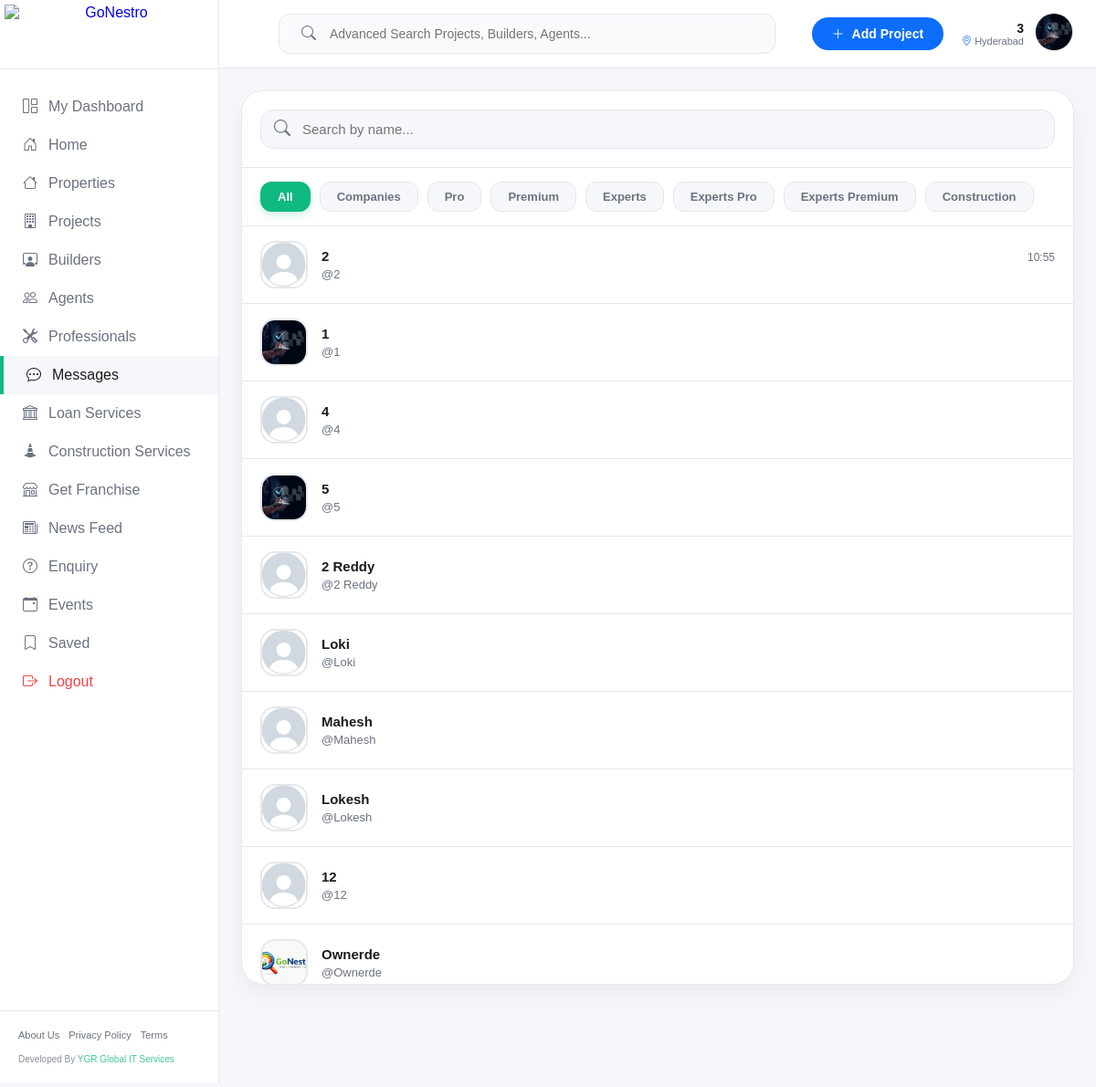
Page /users/ (signed in) on the committed database.
### prop/models.py (models this page shows, shortened)
class User(AbstractUser):
    is_google_user = models.BooleanField(default=False)
    username = models.CharField(max_length=150, unique=True)
    phone = models.CharField(max_length=15, unique=True, null=True, blank=True)
    email = models.EmailField(unique=True)
    category = models.CharField(max_length=100, null=True, blank=True)
    marketer_category = models.CharField(max_length=100, null=True, blank=True)
    company_category = models.CharField(max_length=100, null=True, blank=True)
    area_serves = models.CharField(max_length=255, null=True, blank=True)
    whatsapp_number = models.CharField(max_length=15, null=True, blank=True)
    role = models.CharField(max_length=20, choices=Role.choices, default=Role.PROFESSIONAL)
    plan_type = models.CharField(max_length=30, choices=PlanType.choices, null=True, blank=True)
    description = models.TextField(null=True, blank=True)
    location = models.CharField(max_length=255, null=True, blank=True)
    radius = models.IntegerField(default=5 )
    experience = models.IntegerField(null=True, blank=True)
    deals = models.CharField(max_length=255, null=True, blank=True)
    selected_duration = models.IntegerField(default=1)
    contact_number = models.CharField(max_length=15, null=True, blank=True)
    user_referral_code = models.CharField(max_length=50, null=True, blank=True, unique=True)
    referred_by_code = models.CharField(max_length=50, null=True, blank=True)
    profile_image_path = models.ImageField(upload_to='profile_images/', default='images/Default_profile_picture.jpeg', null=True, blank=True)
    company_logo_path = models.ImageField(upload_to='company_logos/', null=True, blank=True)
    company_wallpaper_path = models.ImageField(upload_to='company_wallpapers/', null=True, blank=True)
    company_name = models.CharField(max_length=255, null=True, blank=True)
    address = models.CharField(max_length=255, null=True, blank=True)
    logo_url = models.CharField(max_length=255, null=True, blank=True)
    click = models.BigIntegerField(default=0)
    leads = models.BigIntegerField(default=0)
    total_projects = models.IntegerField(null=True, blank=True)
    ongoing_projects = models.IntegerField(null=True, blank=True)
    completed_projects = models.IntegerField(null=True, blank=True)
    created_at = models.DateTimeField(default=timezone.now)
    updated_at = models.DateTimeField(auto_now=True)
    company_subscription_start_date = models.DateField(null=True, blank=True)
    company_subscription_end_date = models.DateField(null=True, blank=True)
    marketer_subscription_start_date = models.DateField(null=True, blank=True)
    marketer_subscription_end_date = models.DateField(null=True, blank=True)
    professionals_subscription_start_date = models.DateField(null=True, blank=True)
    professionals_subscription_end_date = models.DateField(null=True, blank=True)
    company_subscription_type = models.CharField(max_length=50, choices=CompanySubscriptionType.choices, null=True, blank=True)
    marketing_subscription_type = models.CharField(max_length=50, choices=MarketingSubscriptionType.choices, null=True, blank=True)
    professionals_subscription_type = models.CharField(max_length=50, choices=MarketingSubscriptionType.choices, null=True, blank=True)
    owner_subscription_start_date = models.DateField(null=True, blank=True)
    owner_subscription_end_date = models.DateField(null=True, blank=True)
    is_online = models.BooleanField(default=False)
    last_seen = models.DateTimeField(null=True, blank=True)
    objects = UserManager()
    def save(self, *args, **kwargs):
        is_new = self.pk is None
        super().save(*args, **kwargs)
        if is_new and not self.user_referral_code:
            self.user_referral_code = self._generate_referral_code()
            User.objects.filter(pk=self.pk).update(user_referral_code=self.user_referral_code)

### prop/views.py (the view)
# urls.py: path("users/", views.all_users_to_chat, name="all_users_to_chat"),
@login_required
def all_users_to_chat(request):
    users_sorted = get_chat_users_data(request.user)
    return render(request, "chat/all_chat_users.html", {
        "users_sorted": users_sorted
    })

### templates/chat/all_chat_users.html (shortened to what this page needs)
{% load static %}
<!DOCTYPE html>
<html lang="en">
<head>
<link rel="stylesheet" href="https://cdn.jsdelivr.net/npm/bootstrap-icons@1.11.1/font/bootstrap-icons.css">
</head>
<body>
{% include 'NavBar.html' %}
<div class="page-wrapper">
  <div class="chat-container">
    <div class="chat-search">
      <input type="text" id="userSearch" placeholder="Search by name...">
    </div>
    <div class="filter-scroll">
      <button class="filter-chip active" data-plan="all">All</button>
      <button class="filter-chip" data-plan="COMPANY_NORMAL">Companies</button>
      <button class="filter-chip" data-plan="COMPANY_PRO">Pro</button>
      <button class="filter-chip" data-plan="COMPANY_PREMIUM">Premium</button>
      <button class="filter-chip" data-plan="MARKETER_EXPORT">Experts</button>
      <button class="filter-chip" data-plan="MARKETER_EXPORT_PRO">Experts Pro</button>
      <button class="filter-chip" data-plan="MARKETER_EXPORT_PREMIUM">Experts Premium</button>
      <button class="filter-chip" data-plan="PROFESSIONAL_SINGLE">Construction</button>
    </div>
    <ul class="chat-list">
      {% for item in users_sorted %}
      {% with user=item.user %}
      <li class="chat-item" data-plan="{{ item.plan_type }}">
        <a href="{% url 'prop:start_chat_with_user' user.id %}" class="profile-link">
          <img src="{{ user.profile_image_path.url|default:'/static/images/default-avatar.png' }}" class="avatar"
               onerror="this.src='/static/images/default-avatar.png'">
          <div class="chat-info">
            <div class="chat-header">
              <span class="chat-name">{{ user.username }}</span>
              {% if item.last_message_time %}
                <span class="chat-time">{{ item.last_message_time|date:"H:i" }}</span>
              {% endif %}
            </div>
            <div class="chat-meta">
              {% if item.unread_count > 0 %}
                <span class="unread-badge">{{ item.unread_count }} New</span>
              {% else %}
                <span>@{{ user.username|lower }}</span>
              {% endif %}
            </div>
          </div>
        </a>
      </li>
      {% endwith %}
      {% endfor %}
    </ul>
  </div>
</div>

### templates/NavBar.html (shortened to what this page needs)
{% load static %}
<link rel="stylesheet" href="https://cdn.jsdelivr.net/npm/bootstrap-icons@1.11.1/font/bootstrap-icons.css">
<link rel="stylesheet" href="{% static 'css/navbar.css' %}" />
<link rel="stylesheet" href="{% static 'css/premium.css' %}" />
<aside class="gn-aside navbar-sidebar" id="sidebar" style="display: flex; flex-direction: column;">
  <div class="gn-brand">
    <a href="{% url 'prop:home' %}" class="logo-link">
      <img src="{% static 'images/logo12.jpeg' %}" alt="GoNestro" class="sidebar-logo">
    </a>
  </div>
  <ul class="gn-nav-list" style="list-style: none; padding: 20px 0; overflow-y: auto; flex: 1;">
    <li class="gn-nav-item"><a href="{% url 'prop:profile' %}" class="gn-nav-link"
        style="display: flex; align-items: center; gap: 12px; padding: 12px 25px; text-decoration: none;"><i
          class="bi bi-grid-1x2"></i> My Dashboard</a></li>
    <li class="gn-nav-item"><a href="{% url 'prop:home' %}" class="gn-nav-link"
        style="display: flex; align-items: center; gap: 12px; padding: 12px 25px; text-decoration: none;"><i
          class="bi bi-house-door"></i> Home</a></li>
    <li class="gn-nav-item"><a href="/properties/All/" class="gn-nav-link"
        style="display: flex; align-items: center; gap: 12px; padding: 12px 25px; text-decoration: none;"><i
          class="bi bi-house"></i> Properties</a></li>
    <li class="gn-nav-item"><a href="{% url 'prop:all_projects' %}" class="gn-nav-link"
        style="display: flex; align-items: center; gap: 12px; padding: 12px 25px; text-decoration: none;"><i
          class="bi bi-building"></i> Projects</a></li>
    <li class="gn-nav-item"><a href="{% url 'prop:all_users' %}?category=company_premium" class="gn-nav-link"
        style="display: flex; align-items: center; gap: 12px; padding: 12px 25px; text-decoration: none;"><i
          class="bi bi-person-workspace"></i> Builders</a></li>
    <li class="gn-nav-item"><a href="{% url 'prop:all_users' %}?category=marketer_premium" class="gn-nav-link"
        style="display: flex; align-items: center; gap: 12px; padding: 12px 25px; text-decoration: none;"><i
          class="bi bi-people"></i> Agents</a></li>
    <li class="gn-nav-item"><a href="{% url 'prop:all_users' %}?category=professional" class="gn-nav-link"
        style="display: flex; align-items: center; gap: 12px; padding: 12px 25px; text-decoration: none;"><i
          class="bi bi-tools"></i> Professionals</a></li>
    <li class="gn-nav-item"><a href="{% url 'prop:all_users_to_chat' %}" class="gn-nav-link"
        style="display: flex; align-items: center; gap: 12px; padding: 12px 25px; text-decoration: none;"><i
          class="bi bi-chat-dots"></i> Messages</a></li>
    <li class="gn-nav-item"><a href="{% url 'prop:loan_form' %}" class="gn-nav-link"
        style="display: flex; align-items: center; gap: 12px; padding: 12px 25px; text-decoration: none;"><i
          class="bi bi-bank"></i> Loan services</a></li>
    <li class="gn-nav-item"><a href="{% url 'prop:contact_form'  %}" class="gn-nav-link"
        style="display: flex; align-items: center; gap: 12px; padding: 12px 25px; text-decoration: none;"><i
          class="bi bi-cone-striped"></i> Construction services</a></li>
    <li class="gn-nav-item"><a href="{% url 'prop:franchise' %}" class="gn-nav-link"
        style="display: flex; align-items: center; gap: 12px; padding: 12px 25px; text-decoration: none;"><i
          class="bi bi-shop"></i> Get Franchise</a></li>
    <li class="gn-nav-item"><a href="{% url 'prop:feed_list' %}" class="gn-nav-link"
        style="display: flex; align-items: center; gap: 12px; padding: 12px 25px; text-decoration: none;"><i
          class="bi bi-newspaper"></i> News Feed</a></li>
    <li class="gn-nav-item"><a href="{% url 'prop:require' %}" class="gn-nav-link"
        style="display: flex; align-items: center; gap: 12px; padding: 12px 25px; text-decoration: none;"><i
          class="bi bi-question-circle"></i> Enquiry</a></li>
    <li class="gn-nav-item"><a href="#" class="gn-nav-link"
        style="display: flex; align-items: center; gap: 12px; padding: 12px 25px; text-decoration: none;"><i
          class="bi bi-calendar-event"></i> Events</a></li>
    <li class="gn-nav-item"><a href="{% url 'prop:saved_properties' %}" class="gn-nav-link"
        style="display: flex; align-items: center; gap: 12px; padding: 12px 25px; text-decoration: none;"><i
          class="bi bi-bookmark"></i> Saved</a></li>
    {% if user.is_authenticated %}
    <li class="gn-nav-item">
      <a href="javascript:void(0)" onclick="openLogoutModal()" class="gn-nav-link"
        style="display: flex; align-items: center; gap: 12px; padding: 12px 25px; text-decoration: none; color: #ef4444;">
        <i class="bi bi-box-arrow-right"></i> Logout
      </a>
    </li>
    {% endif %}
  </ul>
  <div class="gn-aside-footer">
    <div class="gn-footer-links">
      <a href="{% url 'prop:about' %}">About Us</a>
      <a href="{% url 'prop:privacy_policy' %}">Privacy Policy</a>
      <a href="{% url 'prop:terms' %}">Terms</a>
    </div>
    <div class="gn-dev-credit">
      Developed by <a href="http://ygrgobalitservices.com/" target="_blank">YGR Global IT Services</a>
    </div>
  </div>
</aside>
<header class="gn-top-header navbar-header">
  <div class="gn-top-search" style="flex: 1; max-width: 600px; margin: 0 40px; cursor: pointer;" onclick="openSearch()">
    <div class="gn-search-box" style="padding: 12px 24px; display: flex; align-items: center; width: 100%; background: #f8fafc; border-radius: 12px; border: 1px solid var(--nav-border); transition: all 0.3s;">
      <i class="bi bi-search" style="color: var(--nav-text-secondary); font-size: 16px;"></i>
      <input type="text" placeholder="Advanced Search Projects, Builders, Agents..." class="gn-search-field" readonly
        style="border:none; outline:none; background:transparent; padding-left:15px; width: 100%; font-size: 14px; color: var(--nav-text-primary); pointer-events: none;">
    </div>
  </div>
  <div class="gn-top-right" style="display: flex; align-items: center; gap: 20px;">
    {% if user.is_authenticated and user.role != "PROFESSIONAL" and user.role != "COMPANY" and user.role != "FRANCHISE" and user.role != "REGISTER" %}
    <a href="{% url 'prop:add_property' %}" style="text-decoration:none;" class="d-none d-md-block">
      <button class="gn-post-btn" style="background: #0d6efd; color: white; border: none; padding: 10px 22px; border-radius: 25px; font-weight: 700; font-size: 14px; display: flex; align-items: center; gap: 8px; transition: 0.3s;">
        <i class="bi bi-plus-lg"></i> Post property
      </button>
    </a>
    {% elif user.is_authenticated and user.role == "COMPANY" %}
    <a href="{% url 'prop:add_project' %}" style="text-decoration:none;" class="d-none d-md-block">
      <button class="gn-post-btn" style="background: #0d6efd; color: white; border: none; padding: 10px 22px; border-radius: 25px; font-weight: 700; font-size: 14px; display: flex; align-items: center; gap: 8px; transition: 0.3s;">
        <i class="bi bi-plus-lg"></i> Add Project
      </button>
    </a>
    {% endif %}
    <div class="gn-user-profile" style="display: flex; align-items: center; gap: 12px; cursor: pointer;" onclick="window.location.href='{% url 'prop:profile' %}'">
      <div class="gn-user-meta d-none d-lg-block" style="text-align: right;">
        <div class="name" style="font-weight: 700; font-size: 14px; color: var(--nav-text-primary);">
          {% if user.is_authenticated %}{{ user.company_name|default:user.username|truncatechars:20 }}{% else %}Welcome Guest{% endif %}
        </div>
        <div class="location" style="font-size: 11px; color: var(--nav-text-secondary);">
          <i class="bi bi-geo-alt" style="color: #0d6efd;"></i>
          {% if user.is_authenticated %}{{ user.location|default:"Hyderabad" }}{% else %}Location{% endif %}
        </div>
      </div>
      <div class="avatar-wrapper">
        {% if user.is_authenticated %}
          {% if user.role == "COMPANY" and user.company_logo_path %}
            <img src="{{ user.company_logo_path.url }}" alt="Logo" style="width:42px; height:42px; border-radius:50%; object-fit:cover; border: 1px solid var(--nav-border);" onerror="this.src='{% static 'images/default-avatar.png' %}'">
          {% elif user.profile_image_path %}
            <img src="{{ user.profile_image_path.url }}" alt="Profile" style="width:42px; height:42px; border-radius:50%; object-fit:cover; border: 1px solid var(--nav-border);" onerror="this.src='{% static 'images/default-avatar.png' %}'">
          {% else %}
            <img src="{% static 'images/default-avatar.png' %}" alt="Profile" style="width:42px; height:42px; border-radius:50%; object-fit:cover; border: 1px solid var(--nav-border);">
          {% endif %}
        {% else %}
          <img src="{% static 'images/default-avatar.png' %}" alt="Profile" style="width:42px; height:42px; border-radius:50%; object-fit:cover; border: 1px solid var(--nav-border);">
        {% endif %}
      </div>
    </div>
  </div>
</header>
<div class="main-content-wrapper" style="margin-left: 240px; width: calc(100% - 240px);">
  <div class="page-content-inner" style="min-height: calc(100vh - 70px);">

### rows in the picture
User: company_name "3", location "Hyderabad"
User: user.profile_image_path (placeholder picture), user.username "2", last_message_time "10:55"
User: user.username "1"
User: user.profile_image_path (placeholder picture), user.username "4"
User: user.username "5"
User: user.profile_image_path (placeholder picture), user.username "2 Reddy"
User: user.profile_image_path (placeholder picture), user.username "Loki"
User: user.profile_image_path (placeholder picture), user.username "Mahesh"
User: user.profile_image_path (placeholder picture), user.username "Lokesh"
User: user.profile_image_path (placeholder picture), user.username "12"
User: user.profile_image_path (picture), user.username "Ownerde"
